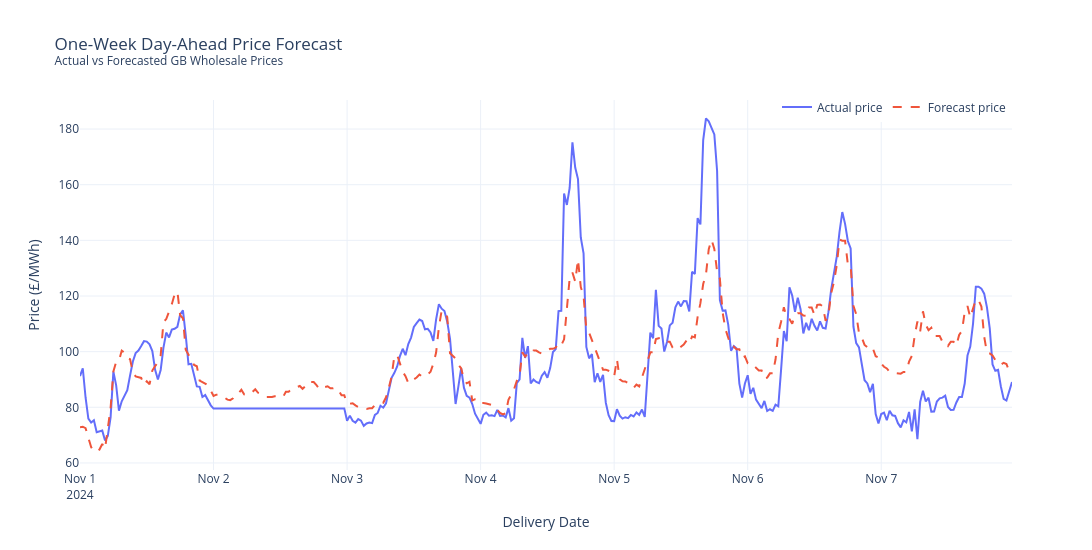

Notebook source saved alongside this figure:
### Markdown cell above
## Visuals

### Code cell
import os
import plotly.graph_objects as go
import plotly.express as px

os.makedirs("figures", exist_ok=True)

test["timestamp"] = pd.to_datetime(test["timestamp"])

# --------------------------------------------------
# 1. One-week Actual vs Forecast
# --------------------------------------------------

week = test[
    (test["timestamp"] >= "2024-11-01") &
    (test["timestamp"] < "2024-11-08")
].copy()

fig = go.Figure()

fig.add_trace(go.Scatter(
    x=week["timestamp"],
    y=week["price"],
    mode="lines",
    name="Actual price",
    line=dict(width=2),
    hovertemplate="Time: %{x}<br>Actual: £%{y:.2f}/MWh<extra></extra>"
))

fig.add_trace(go.Scatter(
    x=week["timestamp"],
    y=week["predicted_price"],
    mode="lines",
    name="Forecast price",
    line=dict(width=2, dash="dash"),
    hovertemplate="Time: %{x}<br>Forecast: £%{y:.2f}/MWh<extra></extra>"
))

fig.update_layout(
    title="One-Week Day-Ahead Price Forecast<br><sup>Actual vs Forecasted GB Wholesale Prices</sup>",
    xaxis_title="Delivery Date",
    yaxis_title="Price (£/MWh)",
    template="plotly_white",
    width=1200,
    height=550,
    hovermode="x unified",
    legend=dict(orientation="h", y=1.02, x=1, xanchor="right")
)

fig.write_html("figures/actual_vs_forecast_week.html")
fig.write_image("figures/actual_vs_forecast_week.png", scale=3)
fig.show()

### Figure 1 — Plotly figure (JSON) as saved in the notebook; plotly's stock layout.template omitted (floating-point values rounded to 4 significant figures; data arrays with more than 128 entries replaced by an {"elided": "..."} marker saying what was removed)
{"data": [{"hovertemplate": "Time: %{x}<br>Actual: £%{y:.2f}/MWh<extra></extra>", "line": {"width": 2}, "mode": "lines", "name": "Actual price", "type": "scatter", "x": {"elided": "336 str values"}, "y": {"elided": "336 float values"}}, {"hovertemplate": "Time: %{x}<br>Forecast: £%{y:.2f}/MWh<extra></extra>", "line": {"dash": "dash", "width": 2}, "mode": "lines", "name": "Forecast price", "type": "scatter", "x": {"elided": "336 str values"}, "y": {"elided": "336 float values"}}], "layout": {"height": 550, "hovermode": "x unified", "legend": {"orientation": "h", "x": 1, "xanchor": "right", "y": 1.02}, "title": {"text": "One-Week Day-Ahead Price Forecast<br><sup>Actual vs Forecasted GB Wholesale Prices</sup>"}, "width": 1200, "xaxis": {"title": {"text": "Delivery Date"}}, "yaxis": {"title": {"text": "Price (£/MWh)"}}}}
